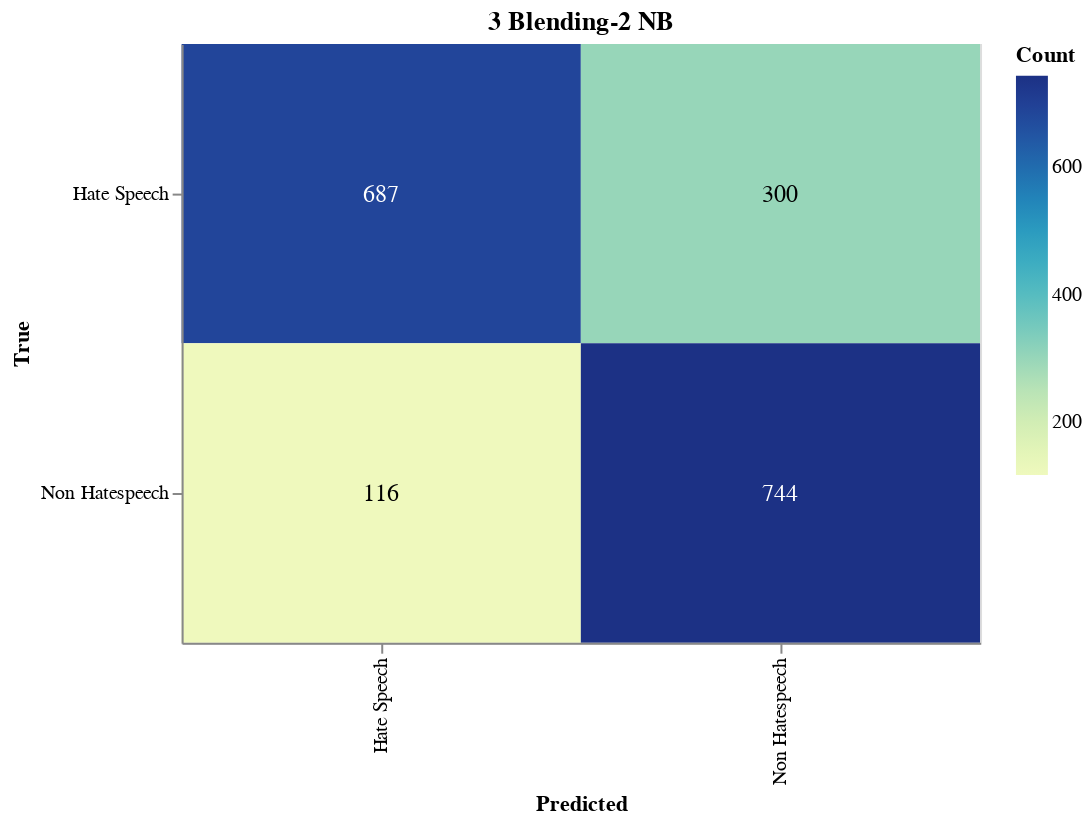

This figure's notebook cell:
### Markdown cell above
#### Save Confusion Matrix

### Code cell
import altair as alt
import pandas as pd
from sklearn.metrics import confusion_matrix

# Calculate the confusion matrix
cm = confusion_matrix(true_labels, adjusted_predictions)

# Define class names
class_names = ['Hate Speech', 'Non Hatespeech']

# Convert confusion matrix to DataFrame
cm_df = pd.DataFrame(cm, index=class_names, columns=class_names).reset_index().melt(id_vars='index')
cm_df.columns = ['True', 'Predicted', 'Count']

# Ensure the order of categories
cm_df['True'] = pd.Categorical(cm_df['True'], categories=class_names, ordered=True)
cm_df['Predicted'] = pd.Categorical(cm_df['Predicted'], categories=class_names, ordered=True)

# Create the Altair plot
heatmap = alt.Chart(cm_df).mark_rect().encode(
    x=alt.X('Predicted:O', sort=class_names),
    y=alt.Y('True:O', sort=class_names),
    color='Count:Q',
    tooltip=['True', 'Predicted', 'Count']
).properties(
    width=400,
    height=300,
    title='3 Blending-2 NB'
)

# Add text labels
text = heatmap.mark_text(
    align='center',
    baseline='middle',
    fontSize=12
).encode(
    text='Count:Q',
    color=alt.condition(
        alt.datum.Count > cm.max() / 2,
        alt.value('white'),
        alt.value('black')
    )
)

# Combine heatmap and text
final_chart = heatmap + text

# Display the plot
final_chart.show()

### Figure 1 — Vega-Lite specification as saved in the notebook (floating-point values rounded to 4 significant figures)
{"config": {"view": {"continuousWidth": 300, "continuousHeight": 300}}, "layer": [{"mark": {"type": "rect"}, "encoding": {"color": {"field": "Count", "type": "quantitative"}, "tooltip": [{"field": "True", "type": "ordinal"}, {"field": "Predicted", "type": "ordinal"}, {"field": "Count", "type": "quantitative"}], "x": {"field": "Predicted", "sort": ["Hate Speech", "Non Hatespeech"], "type": "ordinal"}, "y": {"field": "True", "sort": ["Hate Speech", "Non Hatespeech"], "type": "ordinal"}}, "title": "3 Blending-2 NB"}, {"mark": {"type": "text", "align": "center", "baseline": "middle", "fontSize": 12}, "encoding": {"color": {"condition": {"test": "(datum.Count > 372.0)", "value": "white"}, "value": "black"}, "text": {"field": "Count", "type": "quantitative"}, "tooltip": [{"field": "True", "type": "ordinal"}, {"field": "Predicted", "type": "ordinal"}, {"field": "Count", "type": "quantitative"}], "x": {"field": "Predicted", "sort": ["Hate Speech", "Non Hatespeech"], "type": "ordinal"}, "y": {"field": "True", "sort": ["Hate Speech", "Non Hatespeech"], "type": "ordinal"}}, "title": "3 Blending-2 NB"}], "data": {"name": "data-8269276cd08bf87fa91be01f45a8a820"}, "height": 300, "width": 400, "$schema": "https://vega.github.io/schema/vega-lite/v5.17.0.json", "datasets": {"data-8269276cd08bf87fa91be01f45a8a820": [{"True": "Hate Speech", "Predicted": "Hate Speech", "Count": 687}, {"True": "Non Hatespeech", "Predicted": "Hate Speech", "Count": 116}, {"True": "Hate Speech", "Predicted": "Non Hatespeech", "Count": 300}, {"True": "Non Hatespeech", "Predicted": "Non Hatespeech", "Count": 744}]}}
